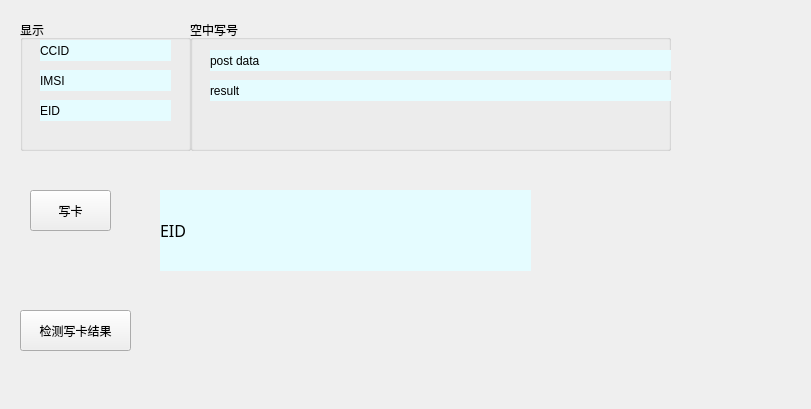
     <widget class="QWidget" name="page_13">
      <property name="geometry">
       <rect>
        <x>0</x>
        <y>0</y>
        <width>811</width>
        <height>409</height>
       </rect>
      </property>
      <attribute name="label">
       <string>CCID读取</string>
      </attribute>
      <widget class="QGroupBox" name="groupBox_5">
       <property name="geometry">
        <rect>
         <x>20</x>
         <y>20</y>
         <width>171</width>
         <height>131</height>
        </rect>
       </property>
       <property name="title">
        <string>显示</string>
       </property>
       <widget class="QLabel" name="lb_ccid_read_data">
        <property name="geometry">
         <rect>
          <x>20</x>
          <y>20</y>
          <width>131</width>
          <height>21</height>
         </rect>
        </property>
        <property name="styleSheet">
         <string notr="true">background-color: rgb(229, 252, 255);</string>
        </property>
        <property name="text">
         <string>CCID</string>
        </property>
       </widget>
       <widget class="QLabel" name="lb_imsi_read_data">
        <property name="geometry">
         <rect>
          <x>20</x>
          <y>50</y>
          <width>131</width>
          <height>21</height>
         </rect>
        </property>
        <property name="styleSheet">
         <string notr="true">background-color: rgb(229, 252, 255);</string>
        </property>
        <property name="text">
         <string>IMSI</string>
        </property>
       </widget>
       <widget class="QLabel" name="lb_eid_read_data">
        <property name="geometry">
         <rect>
          <x>20</x>
          <y>80</y>
          <width>131</width>
          <height>21</height>
         </rect>
        </property>
        <property name="styleSheet">
         <string notr="true">background-color: rgb(229, 252, 255);</string>
        </property>
        <property name="text">
         <string>EID</string>
        </property>
       </widget>
      </widget>
      <widget class="QGroupBox" name="groupBox_6">
       <property name="geometry">
        <rect>
         <x>190</x>
         <y>20</y>
         <width>481</width>
         <height>131</height>
        </rect>
       </property>
       <property name="title">
        <string>空中写号</string>
       </property>
       <widget class="QLabel" name="lb_ota_post_data">
        <property name="geometry">
         <rect>
          <x>20</x>
          <y>30</y>
          <width>461</width>
          <height>21</height>
         </rect>
        </property>
        <property name="styleSheet">
         <string notr="true">background-color: rgb(229, 252, 255);</string>
        </property>
        <property name="text">
         <string>post data</string>
        </property>
        <property name="wordWrap">
         <bool>true</bool>
        </property>
       </widget>
       <widget class="QLabel" name="lb_ota_post_result">
        <property name="geometry">
         <rect>
          <x>20</x>
          <y>60</y>
          <width>461</width>
          <height>21</height>
         </rect>
        </property>
        <property name="styleSheet">
         <string notr="true">background-color: rgb(229, 252, 255);</string>
        </property>
        <property name="text">
         <string>result</string>
        </property>
       </widget>
       <zorder>lb_ota_post_data</zorder>
       <zorder>lb_ota_post_result</zorder>
       <zorder>pb_check_ota_start</zorder>
       <zorder>lb_check_ota_result</zorder>
      </widget>
      <widget class="QPushButton" name="pb_check_ota_start">
       <property name="enabled">
        <bool>true</bool>
       </property>
       <property name="geometry">
        <rect>
         <x>20</x>
         <y>310</y>
         <width>111</width>
         <height>41</height>
        </rect>
       </property>
       <property name="text">
        <string>检测写卡结果</string>
       </property>
      </widget>
      <widget class="QLabel" name="lb_check_ota_result">
       <property name="geometry">
        <rect>
         <x>160</x>
         <y>190</y>
         <width>371</width>
         <height>81</height>
        </rect>
       </property>
       <property name="font">
        <font>
         <family>黑体</family>
         <pointsize>12</pointsize>
        </font>
       </property>
       <property name="styleSheet">
        <string notr="true">background-color: rgb(229, 252, 255);</string>
       </property>
       <property name="text">
        <string>EID</string>
       </property>
      </widget>
      <widget class="QPushButton" name="pb_ota_post_start">
       <property name="geometry">
        <rect>
         <x>30</x>
         <y>190</y>
         <width>81</width>
         <height>41</height>
        </rect>
       </property>
       <property name="text">
        <string>写卡</string>
       </property>
      </widget>
      <zorder>groupBox_5</zorder>
      <zorder>groupBox_6</zorder>
      <zorder>pb_check_ota_start</zorder>
      <zorder>lb_check_ota_result</zorder>
      <zorder>lb_ota_post_data</zorder>
      <zorder>lb_ota_post_result</zorder>
      <zorder>pb_ota_post_start</zorder>
     </widget>
